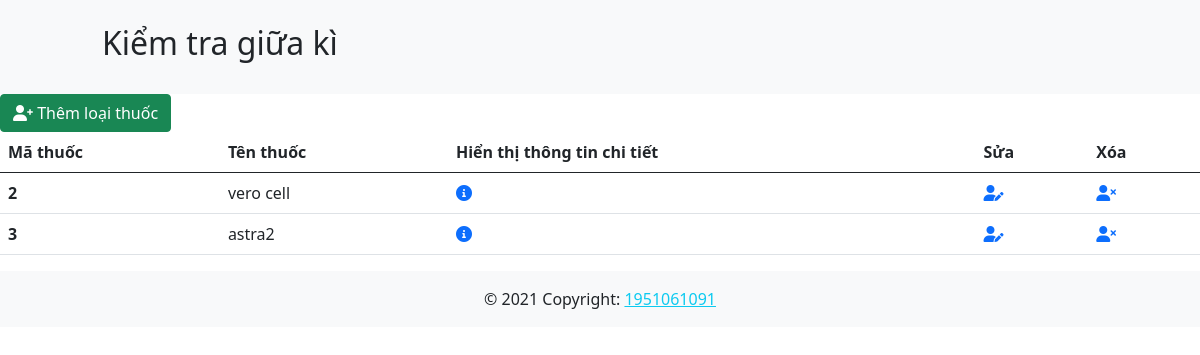
The page / on the database its author committed.
### tables this page shows
CREATE TABLE `drugs` (
  `id` int(29) UNSIGNED NOT NULL,
  `name` varchar(100) NOT NULL,
  `type` varchar(100) NOT NULL,
  `barcode` varchar(100) NOT NULL,
  `dose` varchar(100) NOT NULL,
  `code` varchar(100) NOT NULL,
  `cost_price` int(20) NOT NULL,
  `selling_price` int(100) NOT NULL,
  `expiry` varchar(100) NOT NULL,
  `company_name` varchar(100) NOT NULL,
  `production_date` date NOT NULL,
  `expiration_date` date NOT NULL,
  `place` varchar(100) NOT NULL,
  `quantity` int(50) NOT NULL
);

### src/index.php (the view)
<?php
    include 'header.php';
?>
<main>
        <a href="addrugs.php" class="btn btn-success"><i class="fas fa-user-plus"></i> Thêm loại thuốc</a>
        <table class="table">
            <thead>
                <tr>
                    <th scope="col">Mã thuốc</th>
                    <th scope="col">Tên thuốc</th>
                    <th scope="col">Hiển thị thông tin chi tiết</th>
                    <th scope="col">Sửa</th>
                    <th scope="col">Xóa</th>
                </tr>
            </thead>
            <tbody>
                <?php
                    include 'config.php';
                    $sql = "SELECT id , name FROM drugs ";
                    $result = mysqli_query($conn,$sql);
                    if(mysqli_num_rows($result)>0){
                        while($row=mysqli_fetch_assoc($result)){
                            echo '<tr>';
                            echo '<th scope="row">'.$row['id'].'</th>';
                            echo '<td>'.$row['name'].'</td>';
                            echo '<td><a href="detail.php?id='.$row['id'].'"><i class="fas fa-info-circle"></i></a></td>';
                            echo '<td><a href="editdrugs.php?id='.$row['id'].'"><i class="fas fa-user-edit"></i></a></td>';
                            echo '<td><a href="deletedrugs.php?id='.$row['id'].'"><i class="fas fa-user-times"></i></a></td>';
                            echo '</tr>';
                        }
                    }
                ?>
            </tbody>
            </table>
    </main>
<?php
    include 'footer.php';
?>

### rows shown on the page
drugs: id "2", name "vero cell"
drugs: id "3", name "astra2"
